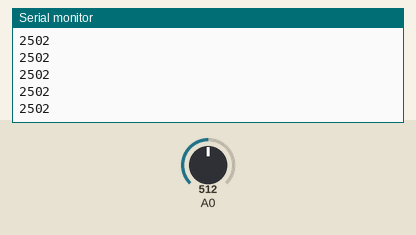
This sketch was run on a simulated Arduino Uno, built with avr-gcc and run on an emulated ATmega328P. Parts: the last lines printed to the serial monitor. The inputs (shaded band) are chosen by the test bench; at power-on: A0 = 512.

Above: at 1.2 s.
1.3 s: A0 set to 716
At 1.8 s:
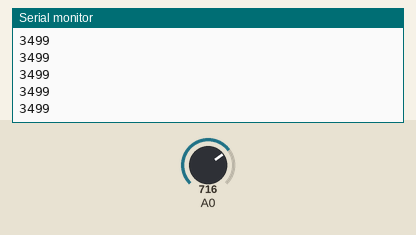
2.8 s: A0 set to 900
At 3.8 s:
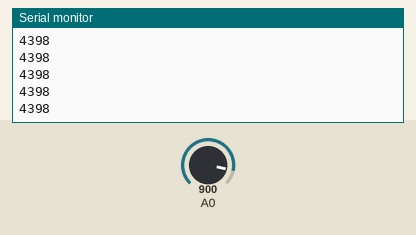
Timing chart, 0 to 5.8 s (numbered marks = the images above; inputs shaded):
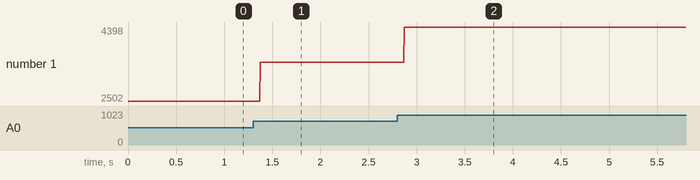

The sketch:

Voltmeter.ino
```cpp
void setup() {
  // Initialize serial communication
  Serial.begin(9600);
}

void loop() {
  // Read analog value and convert it to units of mV
  int val = analogRead(A0) / 1023. * 5000;

  // Send out the read value over serial port to PC
  Serial.println(val);
}
```

Measured:
- after the input at 1.3 s, the serial monitor: prints a new line after 0.07 s (image 1)
- after the input at 2.8 s, the serial monitor: prints a new line after 0.07 s (image 2)
- plotted number 1: 2502 → 3499 after the input at 1.3 s, 3499 → 4398 after the input at 2.8 s
